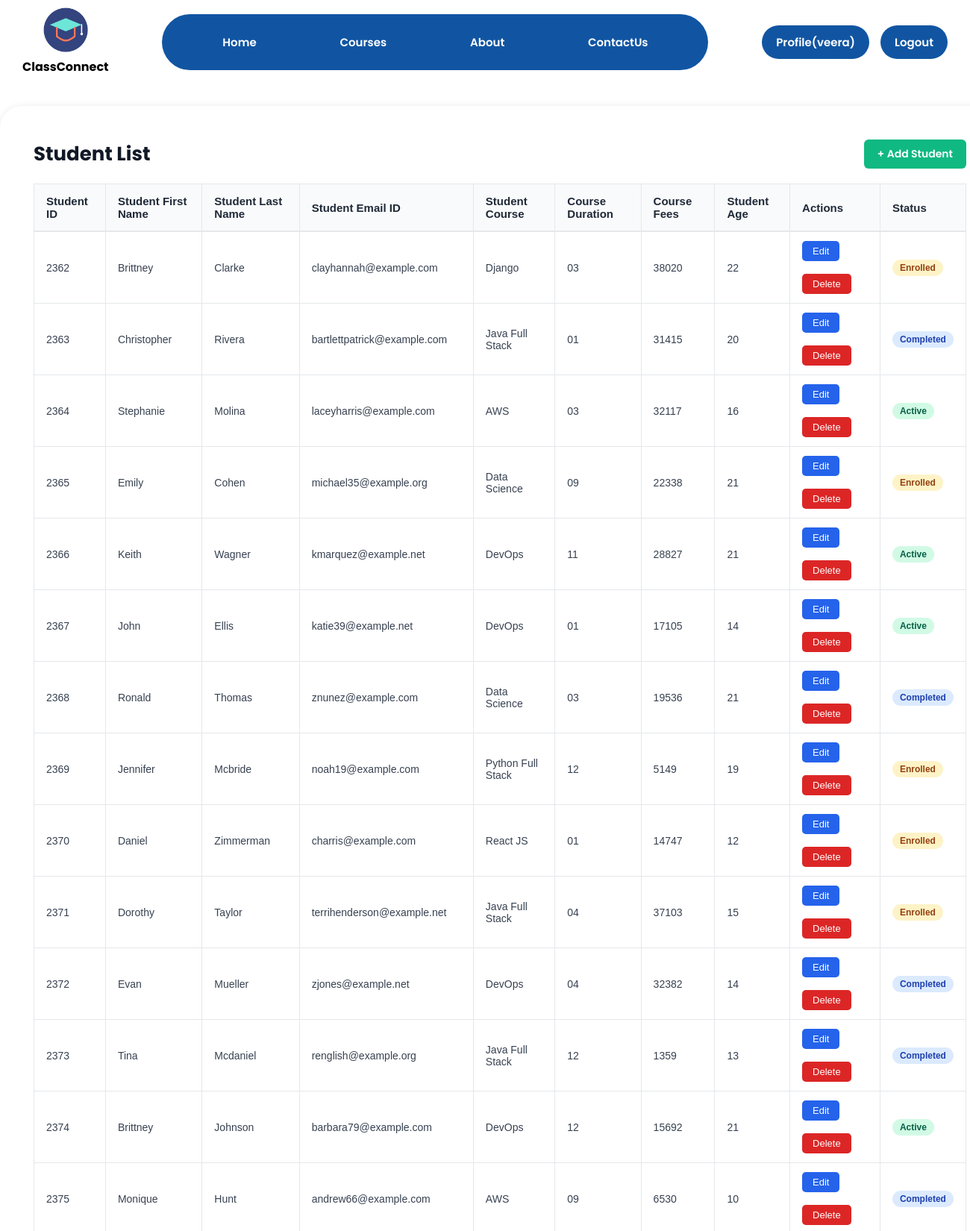
Screenshot of / (signed in, upper part) with the database file from the repository.
### testapp/models.py (models this page shows)
class Student(models.Model):
    student_First_Name = models.CharField(max_length = 150)
    student_Last_Name = models.CharField(max_length = 150)
    student_Email_Id =  models.EmailField()
    course_Name = models.CharField(max_length = 150)
    student_Age =  models.IntegerField()
    course_Duration = models.CharField(max_length=20, default='3 Months')
    course_Fees =  models.IntegerField()
    STATUS_CHOICES = [
        ('Active', 'Active'),
        ('Completed', 'Completed'),
        ('Enrolled', 'Enrolled'),
    ]
    status = models.CharField(max_length=20, choices=STATUS_CHOICES, default='Active')

### testapp/views.py (the view)
# urls.py: 2. Add a URL to urlpatterns:  path('', views.home, name='home')
def home(request):
    stu_list  = Student.objects.all()
    return render(request, 'home.html', {'stu_list':stu_list} )

### templates/home.html
{% extends 'index.html' %}
{% load static %}
{% block body_block %}
<link rel="stylesheet" href="{% static 'css/home.css' %}">
<div class="content-wrapper">
    <div class="header-container">
        <h2>Student List</h2>
        <a href="/addstudent/" class="btn-add">+ Add Student</a>
    </div>
    <table>
        <thead>
            <tr>
                <th> Student ID</th>
                <th> Student First Name</th>
                <th> Student Last Name</th>
                <th> Student Email ID</th>
                <th> Student Course</th>
                <th> Course Duration</th>
                <th> Course Fees</th>
                <th> Student Age</th>
                <th>Actions</th>
                <th>Status</th>
            </tr>
        </thead>
        <tbody>
            {% for stu in stu_list %}
            <tr>
                <td>{{ stu.id }}</td>
                <td>{{ stu.student_First_Name }}</td>
                <td>{{ stu.student_Last_Name }}</td>
                <td>{{ stu.student_Email_Id }}</td>
                <td>{{ stu.course_Name }}</td>
                <td>{{ stu.course_Duration }}</td>
                <td>{{ stu.course_Fees }}</td>
                <td>{{ stu.student_Age }}</td>
                <td>
                    <a href="/editstudent/{{stu.id}}" class="btn-edit">Edit</a>
                    <a href="/delete/{{stu.id}}" class="btn-delete">Delete</a>
                </td>
                <td>
               {% if stu.status == 'Active' %}
                  <span class="badge badge-active">Active</span>
               {% elif stu.status == 'Completed' %}
                    <span class="badge badge-completed">Completed</span>
                {% else %}
                   <span class="badge badge-enrolled">Enrolled</span>
                {% endif %}
                </td>
            </tr>
            {% endfor %}
        </tbody>
    </table>
</div>
{% endblock %}

### templates/index.html (shortened to what this page needs)
<!DOCTYPE html>
{% load static %}
<html lang="en">
<head>
    <link rel="stylesheet" href="https://cdnjs.cloudflare.com/ajax/libs/font-awesome/6.5.1/css/all.min.css">
    <link rel="stylesheet" href="{% static 'css/index.css' %}">
</head>
<body>
    <nav class="nav">
    <center>
    <img src="{% static 'images/logo.png' %}" alt="Logo" width="60">
    <br>
    <b>ClassConnect</b>
    </center>
     <ul class="menubar">
        <li><a href="/">Home</a></li>
        <li><a href="/courses">Courses</a></li>
        <li><a href="/about">About</a></li>
        <li><a href="/contact"></i>ContactUs</a></li>
        </ul>
        <ul class="profile">
        {% if user.is_authenticated %}
        <li><a href="#">Profile({{ user.username }})</a></li>
        <li><a href="/logout/"></i>Logout</a></li>
        {% else %}
        <li><a href="/accounts/login/"></i> LogIn</a></li>
         <li><a href="/signup/"></i>SignUp</a></li>
        {% endif %}
    </ul>
    </nav>
 {% block body_block %}
{% endblock %}
</body>
</html>

### static/css/index.css (style rules this page uses)
body { font-family: "Poppins", sans-serif; font-style: normal; margin: 0; padding: 0; }
.nav { display: flex; align-items: center; justify-content: space-between; padding: 10px 30px; box-sizing: border-box; }
.menubar { width: 55%; display: flex; justify-content: space-around; align-items: center; list-style: none; background: rgb(17, 85, 162); border-radius: 80px; padding: 25px 25px; margin: 0; }
.menubar a { text-decoration: none; padding: 8px 14px; border-radius: 40px; font-size: 15px; font-weight: 600; color: white; border: 1px solid transparent; transition: all 0.3s ease; }
.profile { display: flex; align-items: center; list-style: none; gap: 15px; margin: 0; padding: 0; }
.profile li a { display: inline-flex; align-items: center; gap: 8px; background-color: rgb(17, 85, 162); color: white; padding: 10px 18px; border-radius: 30px; text-decoration: none; font-size: 15px; font-weight: 600; border: 1px solid transparent; transition: all 0.3s ease; }

### static/css/home.css (style rules this page uses)
.content-wrapper { width: 100%; max-width: 1250px; margin: 30px auto; background-color: #ffffff; padding: 45px; border-radius: 30px; box-shadow: 0 0 10px rgba(0, 0, 0, 0.08); gap: 5px; }
.header-container { display: flex; justify-content: space-between; align-items: center; margin-bottom: 20px; }
.header-container h2 { font-size: 26px; font-weight: 700; color: #111827; margin: 0; }
.btn-add { background-color: #10b981; color: #ffffff; padding: 9px 18px; text-decoration: none; border-radius: 6px; font-weight: 600; font-size: 14px; display: inline-block; }
table { width: 100%; border-collapse: collapse; font-family: Arial, sans-serif; border: 1px solid #e5e7eb; }
thead th { background-color: #f9fafb; color: #1f2937; font-size: 15px; font-weight: bold; padding: 14px 16px; text-align: left; border-bottom: 2px solid #e5e7eb; border-right: 1px solid #e5e7eb; }
thead th:last-child { border-right: none; }
tbody td { padding: 12px 16px; font-size: 14px; color: #374151; border-bottom: 1px solid #e5e7eb; border-right: 1px solid #e5e7eb; }
tbody td:last-child { border-right: none; }
.btn-edit { background-color: #2563eb; color: #ffffff; padding: 6px 14px; text-decoration: none; border-radius: 5px; font-size: 13px; font-weight: 500; display: inline-block; margin-right: 6px; margin-bottom: 17px; }
.btn-delete { background-color: #dc2626; color: #ffffff; padding: 6px 14px; text-decoration: none; border-radius: 5px; font-size: 13px; font-weight: 500; display: inline-block; }
.badge { padding: 4px 10px; border-radius: 12px; font-size: 12px; font-weight: bold; display: inline-block; }
.badge-active { background-color: #d1fae5; color: #065f46; }
.badge-completed { background-color: #dbeafe; color: #1e40af; }
.badge-enrolled { background-color: #fef3c7; color: #92400e; }

### rows the page displays
Student: id "2362", student_First_Name "Brittney", student_Last_Name "Clarke", student_Email_Id "clayhannah@example.com", course_Name "Django", course_Duration "03", course_Fees "38020", student_Age "22", status "Enrolled"
Student: id "2363", student_First_Name "Christopher", student_Last_Name "Rivera", student_Email_Id "bartlettpatrick@example.com", course_Name "Java Full Stack", course_Duration "01", course_Fees "31415", student_Age "20", status "Completed"
Student: id "2364", student_First_Name "Stephanie", student_Last_Name "Molina", student_Email_Id "laceyharris@example.com", course_Name "AWS", course_Duration "03", course_Fees "32117", student_Age "16", status "Active"
Student: id "2365", student_First_Name "Emily", student_Last_Name "Cohen", student_Email_Id "michael35@example.org", course_Name "Data Science", course_Duration "09", course_Fees "22338", student_Age "21", status "Enrolled"
Student: id "2366", student_First_Name "Keith", student_Last_Name "Wagner", student_Email_Id "kmarquez@example.net", course_Name "DevOps", course_Duration "11", course_Fees "28827", student_Age "21", status "Active"
Student: id "2367", student_First_Name "John", student_Last_Name "Ellis", student_Email_Id "katie39@example.net", course_Name "DevOps", course_Duration "01", course_Fees "17105", student_Age "14", status "Active"
Student: id "2368", student_First_Name "Ronald", student_Last_Name "Thomas", student_Email_Id "znunez@example.com", course_Name "Data Science", course_Duration "03", course_Fees "19536", student_Age "21", status "Completed"
Student: id "2369", student_First_Name "Jennifer", student_Last_Name "Mcbride", student_Email_Id "noah19@example.com", course_Name "Python Full Stack", course_Duration "12", course_Fees "5149", student_Age "19", status "Enrolled"
Student: id "2370", student_First_Name "Daniel", student_Last_Name "Zimmerman", student_Email_Id "charris@example.com", course_Name "React JS", course_Duration "01", course_Fees "14747", student_Age "12", status "Enrolled"
Student: id "2371", student_First_Name "Dorothy", student_Last_Name "Taylor", student_Email_Id "terrihenderson@example.net", course_Name "Java Full Stack", course_Duration "04", course_Fees "37103", student_Age "15", status "Enrolled"
Student: id "2372", student_First_Name "Evan", student_Last_Name "Mueller", student_Email_Id "zjones@example.net", course_Name "DevOps", course_Duration "04", course_Fees "32382", student_Age "14", status "Completed"
Student: id "2373", student_First_Name "Tina", student_Last_Name "Mcdaniel", student_Email_Id "renglish@example.org", course_Name "Java Full Stack", course_Duration "12", course_Fees "1359", student_Age "13", status "Completed"
Student: id "2374", student_First_Name "Brittney", student_Last_Name "Johnson", student_Email_Id "barbara79@example.com", course_Name "DevOps", course_Duration "12", course_Fees "15692", student_Age "21", status "Active"
Student: id "2375", student_First_Name "Monique", student_Last_Name "Hunt", student_Email_Id "andrew66@example.com", course_Name "AWS", course_Duration "09", course_Fees "6530", student_Age "10", status "Completed"

### other values shown
{{ user.username }} "veera"
